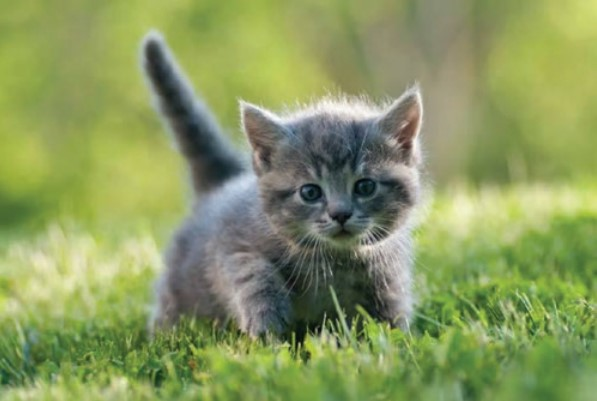
#> input picture images/kitten.jpg, 597 x 401 px, found by its file name
$ python translations.py
#> lines starting #> are read from the running program, lines starting #| are printed output that depends on the picture
import cv2
import numpy as np
from matplotlib import pyplot as plt

def imshow(title="Image", image=None, size=6):
    w, h = image.shape[0], image.shape[1]
    aspect_ratio = w/h
    plt.figure(figsize=(size * aspect_ratio, size))
    plt.imshow(cv2.cvtColor(image, cv2.COLOR_BGR2RGB))
    plt.title(title)
    plt.show()

image = cv2.imread('D:/very test/learnCV/source/modernComputyerVision_Udemy/images/kitten.jpg')
#> image is the input picture: shape (401, 597, 3); mean B, G, R 95.8, 152.8, 137.3
height, width = image.shape[:2]
#> height = 401; width = 597

Tx, Ty = height/4, width/4
#> Tx = 100.2; Ty = 149.2
T = np.float32([[1, 0, Tx], [0, 1, Ty]])
#> T = [[1, 0, 100.2], [0, 1, 149.2]]

img_translation = cv2.warpAffine(image, T, (width, height))
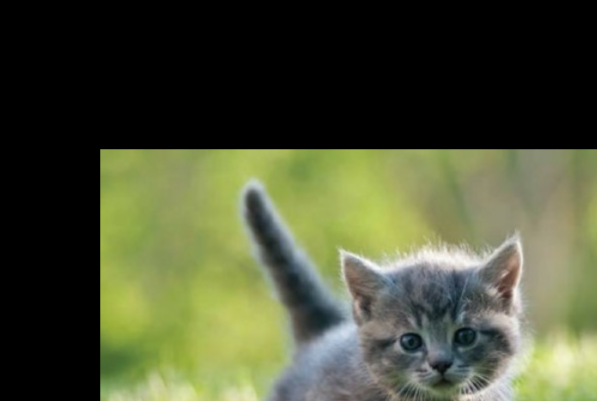
#> img_translation: shape (401, 597, 3); mean B, G, R 53.9, 80.2, 75
cv2.imshow("Translated", img_translation)
cv2.waitKey(0)

$ run again, with images/scan.jpg copied over images/kitten.jpg
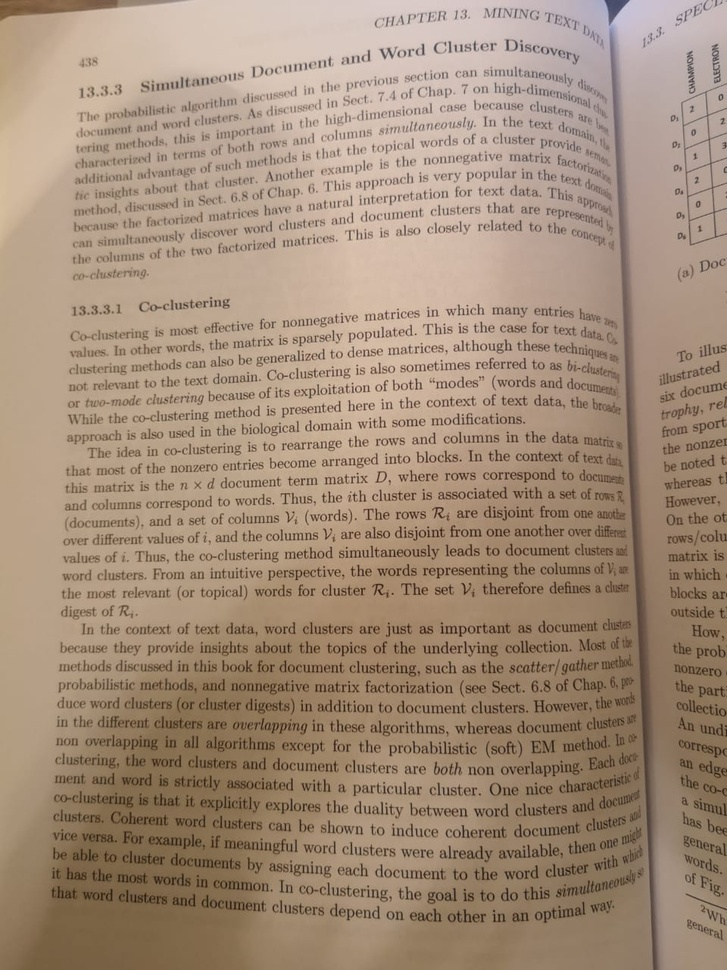
#> input picture images/scan.jpg, 727 x 970 px, shrunk from 960 x 1280 before the run, found by its file name
#> image is the input picture: shape (970, 727, 3); mean B, G, R 121.3, 141.8, 163.9
#> `img_translation = cv2.warpAffine(image, T, (width, height))`:
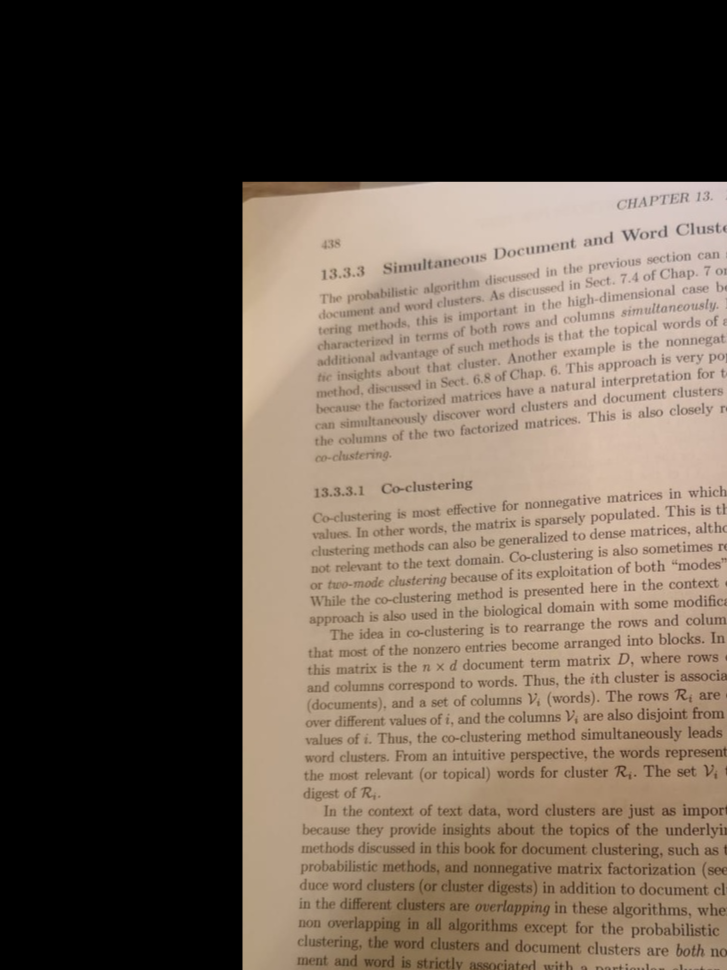
#> img_translation: shape (970, 727, 3); mean B, G, R 71.9, 83.5, 95.7
